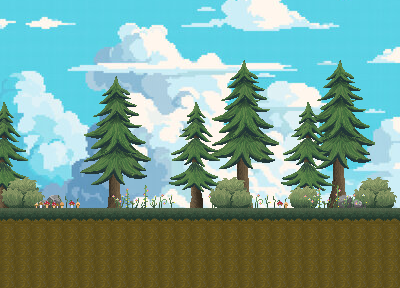

The image is a tile-based game level rendered from a .tmx file. Its description and source (layers, tilesets, objects; grid data summarised) follow:
An orthogonal 25x18 tile map with 16x16 px tiles, 7 tile layers (Trees 2, Trees 1, Plants 2, Bushes 1, ...), 4 tilesets, 1 image layer.

<map version="1.10" tiledversion="1.11.2" orientation="orthogonal" renderorder="right-down" width="25" height="18" tilewidth="16" tileheight="16" infinite="0" nextlayerid="15" nextobjectid="1">
 <tileset firstgid="1" source="../Tile_Sets/Grass.tsx" />
 <tileset firstgid="37" source="../Tile_Sets/Bushes.tsx" />
 <tileset firstgid="73" source="../Tile_Sets/Rocks.tsx" />
 <tileset firstgid="109" source="../Tile_Sets/Trees.tsx" />
<imagelayer id="14" name="Clouds" offsetx="-152" offsety="-47">
  <image source="../Extra_Assests/temp_clouds.jpg" width="639" height="360" />
</imagelayer>
 <layer id="8" name="Trees 2" width="25" height="18">
  <data>[450 cells, 165 non-empty, 55 distinct tile ids]</data>
 </layer>
 <layer id="7" name="Trees 1" width="25" height="18">
  <data>[450 cells, 80 non-empty, 32 distinct tile ids]</data>
 </layer>
 <layer id="6" name="Plants 2" width="25" height="18">
  <data>[450 cells, 26 non-empty, 11 distinct tile ids]</data>
 </layer>
 <layer id="2" name="Bushes 1" width="25" height="18">
  <data>[450 cells, 22 non-empty, 10 distinct tile ids]</data>
 </layer>
 <layer id="3" name="Rocks 1" width="25" height="18">
  <data>[450 cells, 5 non-empty, 3 distinct tile ids]</data>
 </layer>
 <layer id="5" name="Plants 1" width="25" height="18">
  <data>[450 cells, 28 non-empty, 18 distinct tile ids]</data>
 </layer>
 <layer id="1" name="Main" width="25" height="18" locked="1">
  <data>[450 cells, 125 non-empty, 2 distinct tile ids]</data>
 </layer>
</map>
